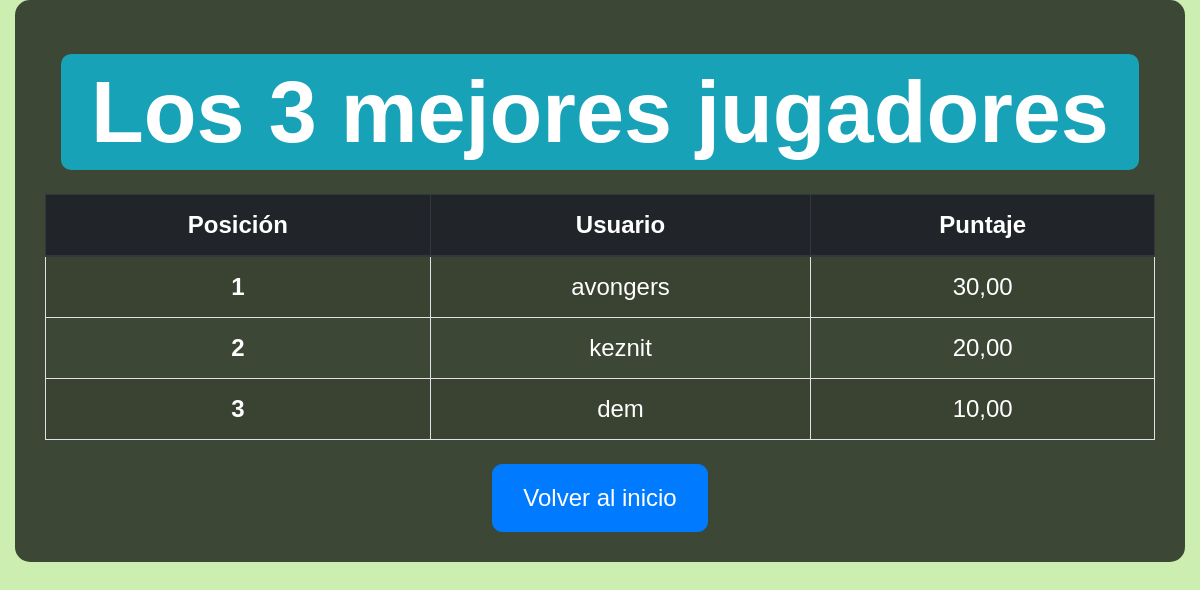
The app's page /tablero/, older data.
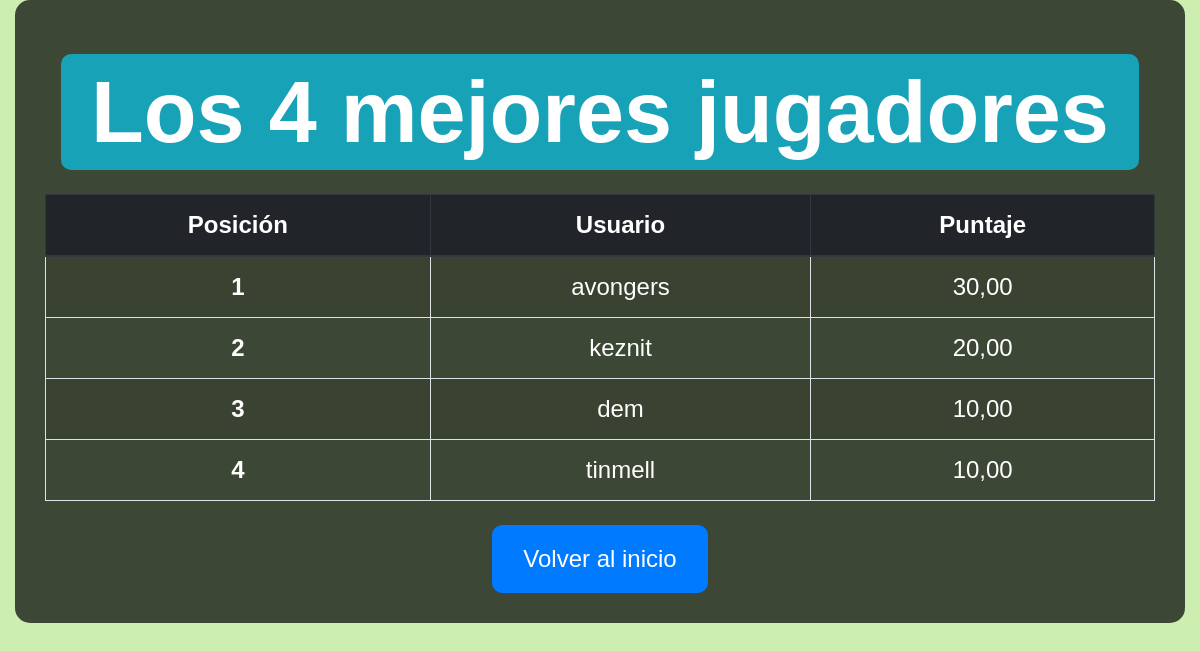
The same page, newer data.
### Quiz/models.py (models this page shows, shortened)
class QuizUsuario(models.Model):
    usuario = models.OneToOneField(User, on_delete=models.CASCADE)
    puntaje_total = models.DecimalField(verbose_name='Puntaje Total', default=0, decimal_places=2, max_digits=10)

### Quiz/views.py (the view)
# urls.py: path('tablero/', tablero, name='tablero'),
def tablero(request):
	total_usaurios_quiz = QuizUsuario.objects.order_by('-puntaje_total')[:10]
	contador = total_usaurios_quiz.count()
	context = {
		'usuario_quiz':total_usaurios_quiz,
		'contar_user':contador
	}
	return render(request, 'play/tablero.html', context)

### template/play/tablero.html (shortened to what this page needs)
{% extends 'base.html' %}
{% block contenido %}
<div class="container-fluid">
    <div class="jumbotron text-white">
        <h1 class="display-3 text-center my-4">
            <span class="badge badge-info">
                Los {{ contar_user }} mejores jugadores
            </span>
        </h1>
        <table class="table table-striped table-bordered">
            <thead class="thead-dark">
                <tr>
                    <th scope="col">Posición</th>
                    <th scope="col">Usuario</th>
                    <th scope="col">Puntaje</th>
                </tr>
            </thead>
            <tbody>
                {% for user_quiz in usuario_quiz %}
                    <tr>
                        <th scope="row">{{ forloop.counter }}</th>
                        <td>{{ user_quiz.usuario.username }}</td>
                        <td>{{ user_quiz.puntaje_total }}</td>
                    </tr>
                {% endfor %}
            </tbody>
        </table>
        <div class="text-center mt-4">
            <a href="{% url 'inicio' %}" class="btn btn-primary">Volver al inicio</a>
        </div>
    </div>
</div>
{% endblock %}

Row changes from the older to the newer data that the page shows:
added QuizUsuario: usuario.username "tinmell", puntaje_total "10,00"
Text that changed along with them:
{{ contar_user }}: "3" → "4"
